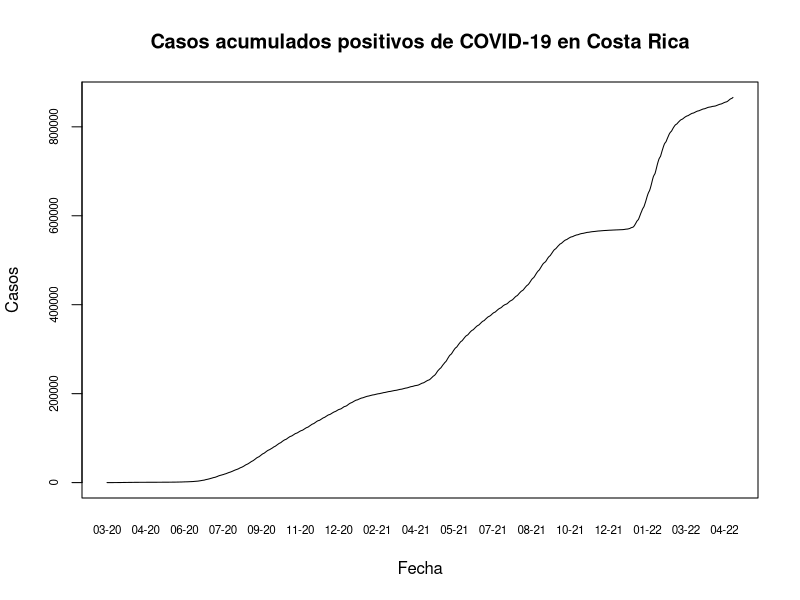
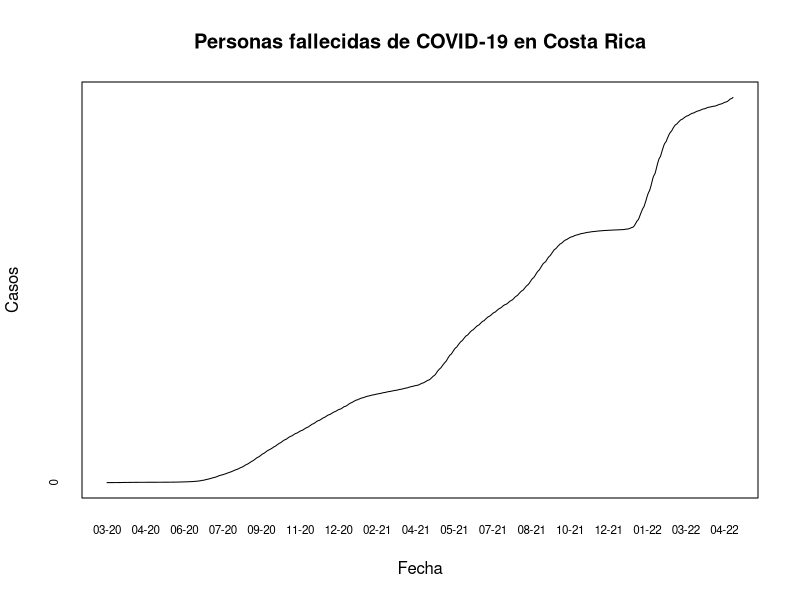
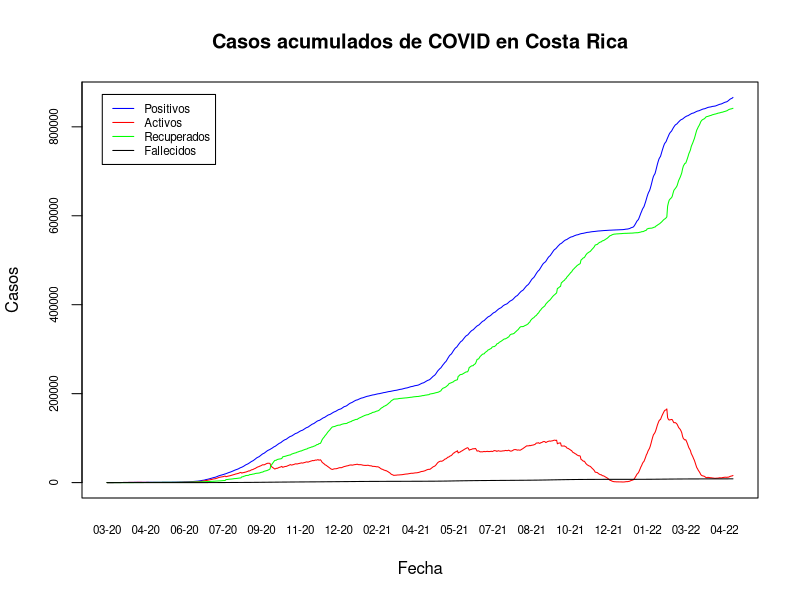

Write the R code that produced these figures, in order. (Note: this script raises an error after producing the figures.)
## ---- chunk 1
knitr::opts_chunk$set(echo = TRUE)
## ---- chunk 2
covid <- read.csv(file = "05_10_22_CSV_GENERAL.csv", sep = ";")
## ---- chunk 3
options(scipen = 7)

## ---- chunk 4
covid$FECHA <- as.Date(covid$FECHA, format = "%d/%m/%Y")

## ---- chunk 5
plot(
  covid$FECHA,
  covid$positivos,
  type = "l",
  xaxt = "n",
  yaxt = "n",
  main = "Casos acumulados positivos de COVID-19 en Costa Rica",
  xlab = "Fecha",
  ylab = "Casos"
)

axis(side = 1,
     covid$FECHA,
     tick = FALSE,
     format(covid$FECHA, "%m-%y"),
     cex.axis = .7)

axis(
  side = 2,
  covid$positivos,
  labels = TRUE,  
  at = seq(0, 1000000, by = 200000),
  cex.axis = .7
)

## ---- chunk 6
plot(
  covid$FECHA,
  covid$positivos,
  type = "l",
  xaxt = "n",
  yaxt = "n",
  main = "Personas fallecidas de COVID-19 en Costa Rica",
  xlab = "Fecha",
  ylab = "Casos"
)

axis(side = 1,
     covid$FECHA,
     tick = FALSE,
     format(covid$FECHA, "%m-%y"),
     cex.axis = 0.7)

axis(
  side = 2,
  covid$fallecidos,
  labels = TRUE,  
  at = seq(0, 10000, by = 2000),
  cex.axis = .7
)

## ---- chunk 7

plot(
  covid$FECHA,
  covid$positivos,
  type = "l",
  xaxt = "n",
  yaxt = "n",
  main = "Casos acumulados de COVID en Costa Rica",
  xlab = "Fecha",
  ylab = "Casos",
  col = "blue"
)

#Cambiar el color de las lineas

lines(covid$FECHA, covid$activos, col="red")

lines(covid$FECHA, covid$RECUPERADOS, col="green")

lines(covid$FECHA, covid$fallecidos, col="black")

#Para colocar un cuadro con la leyenda del gráfico, debe colocarse en el mismo orden en el que se colocaron los datos

legend(
  x = "topleft",
  inset = 0.03,
  legend = c("Positivos", "Activos", "Recuperados", "Fallecidos"),
  col = c("blue", "red", "green", "black"),
  lty = 1,
  cex = 0.7)


axis(side = 1,
     covid$FECHA,
     tick = FALSE,
     format(covid$FECHA, "%m-%y"),
     cex.axis = .7)

axis(
  side = 2,
  covid$positivos,
  labels = TRUE,  
  at = seq(0, 1000000, by = 200000),
  cex.axis = .7
)
## ---- chunk 8
barplot(
  height=covid$nue_fallecidos,
  names.arg=format(covid$FECHA, "%Y"),
  ann = FALSE, 
  bty = "n", 
  tck = 0, 
  xaxt = "n",
  space = 1,
  main="Casos fallecidos por día",
  xlab = "Fecha",
  ylab = "Casos fallecidos",
  col = "black"
)

# Fechas minima y máxima
x_min <- min(covid$FECHA)
x_max <- max(covid$FECHA)

# Formato del eje X
axis(
  side = 1,
  at = match(seq(as.Date(x_min), x_max, "years"), covid$FECHA) * (1 + 1),
  labels = format(seq(as.Date(x_min), x_max, "years"), "%Y"),
  lwd = 0)
